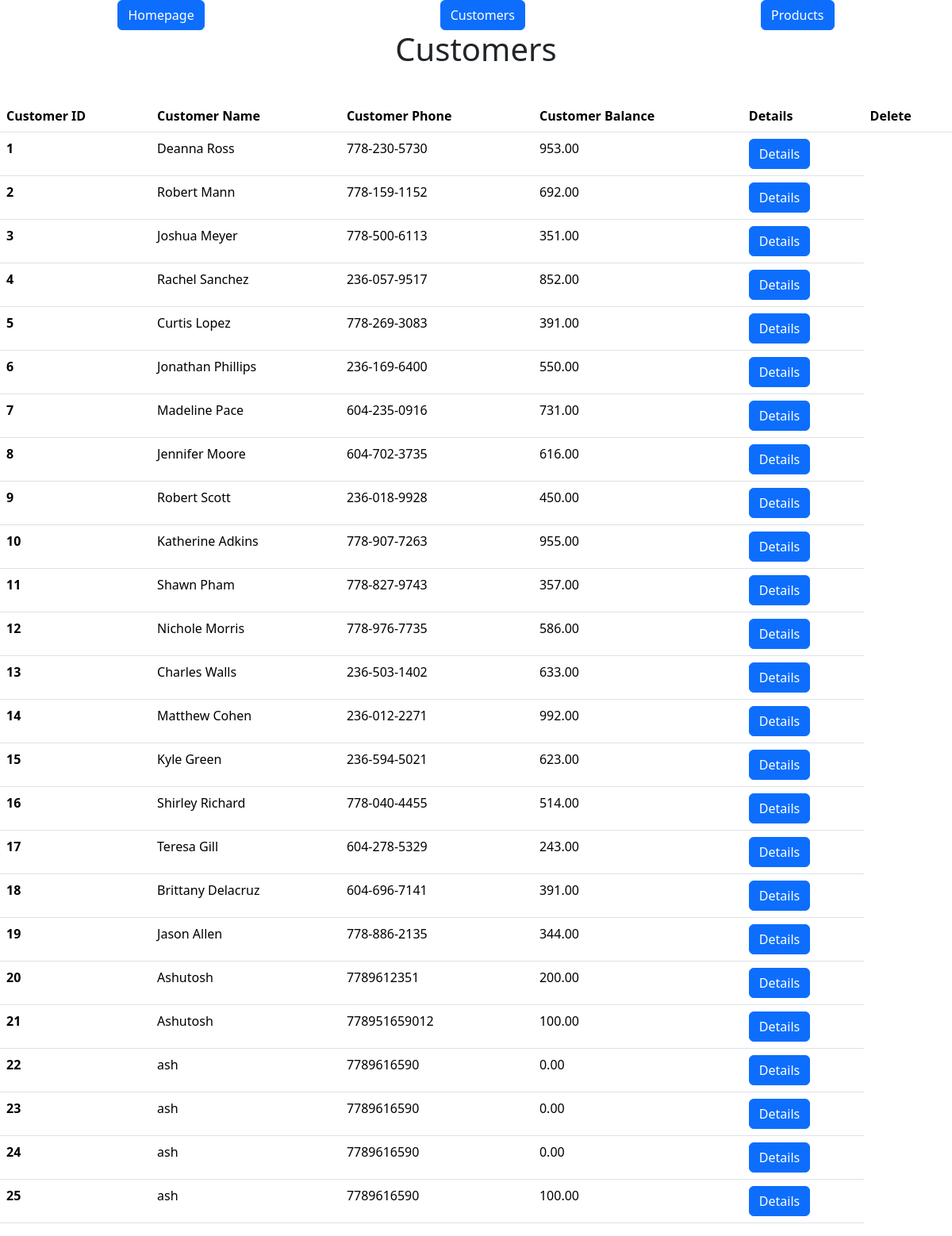
Page /customers on the committed database.
### models.py (models this page shows, shortened)
class Customer(db.Model):
    id = mapped_column(Integer, primary_key=True)
    name = mapped_column(String(100), nullable=False)
    phone = mapped_column(String(10), nullable=False)
    balance  = mapped_column(DECIMAL(10,2), nullable=False, default = 0)

### app.py (the view)
@app.route("/customers")    # loads data from db and displays it in a table
def customers(message = ""):
    return render_template('customers.html', customers = Customer.query.all(), message = message)

### templates/customers.html (shortened to what this page needs)
{% extends "base.html" %} {% block content %}
<h1 class="d-flex justify-content-center">Customers</h1>
<br />
<table class="table table-hover">
  <thead>
    <tr>
      <th scope="col">Customer ID</th>
      <th scope="col">Customer Name</th>
      <th scope="col">Customer Phone</th>
      <th scope="col">Customer Balance</th>
      <th scope="col">Details</th>
      <th scope="col">Delete</th>
    </tr>
  </thead>
  <tbody>
    {% for customer in customers %}
    <tr>
      <th scope="row">{{ customer.id }}</th>
      <td>{{ customer.name }}</td>
      <td>{{ customer.phone }}</td>
      <td>{{ customer.balance }}</td>
      <td>
        <a
          class="btn btn-primary"
          href='{{url_for("customer_info_btn", id=customer.id)}}'
        >
          Details
        </a>
      </td>
    </tr>
    {% endfor %}
  </tbody>
</table>
{% endblock %}

### rows in the picture
Customer: id "1", name "Deanna Ross", phone "778-230-5730", balance "953.00"
Customer: id "2", name "Robert Mann", phone "778-159-1152", balance "692.00"
Customer: id "3", name "Joshua Meyer", phone "778-500-6113", balance "351.00"
Customer: id "4", name "Rachel Sanchez", phone "236-057-9517", balance "852.00"
Customer: id "5", name "Curtis Lopez", phone "778-269-3083", balance "391.00"
Customer: id "6", name "Jonathan Phillips", phone "236-169-6400", balance "550.00"
Customer: id "7", name "Madeline Pace", phone "604-235-0916", balance "731.00"
Customer: id "8", name "Jennifer Moore", phone "604-702-3735", balance "616.00"
Customer: id "9", name "Robert Scott", phone "236-018-9928", balance "450.00"
Customer: id "10", name "Katherine Adkins", phone "778-907-7263", balance "955.00"
Customer: id "11", name "Shawn Pham", phone "778-827-9743", balance "357.00"
Customer: id "12", name "Nichole Morris", phone "778-976-7735", balance "586.00"
Customer: id "13", name "Charles Walls", phone "236-503-1402", balance "633.00"
Customer: id "14", name "Matthew Cohen", phone "236-012-2271", balance "992.00"
Customer: id "15", name "Kyle Green", phone "236-594-5021", balance "623.00"
Customer: id "16", name "Shirley Richard", phone "778-040-4455", balance "514.00"
Customer: id "17", name "Teresa Gill", phone "604-278-5329", balance "243.00"
Customer: id "18", name "Brittany Delacruz", phone "604-696-7141", balance "391.00"
Customer: id "19", name "Jason Allen", phone "778-886-2135", balance "344.00"
Customer: id "20", name "Ashutosh", phone "7789612351", balance "200.00"
Customer: id "21", name "Ashutosh", phone "778951659012", balance "100.00"
Customer: id "22", name "ash", phone "7789616590", balance "0.00"
Customer: id "23", name "ash", phone "7789616590", balance "0.00"
Customer: id "24", name "ash", phone "7789616590", balance "0.00"
Customer: id "25", name "ash", phone "7789616590", balance "100.00"
